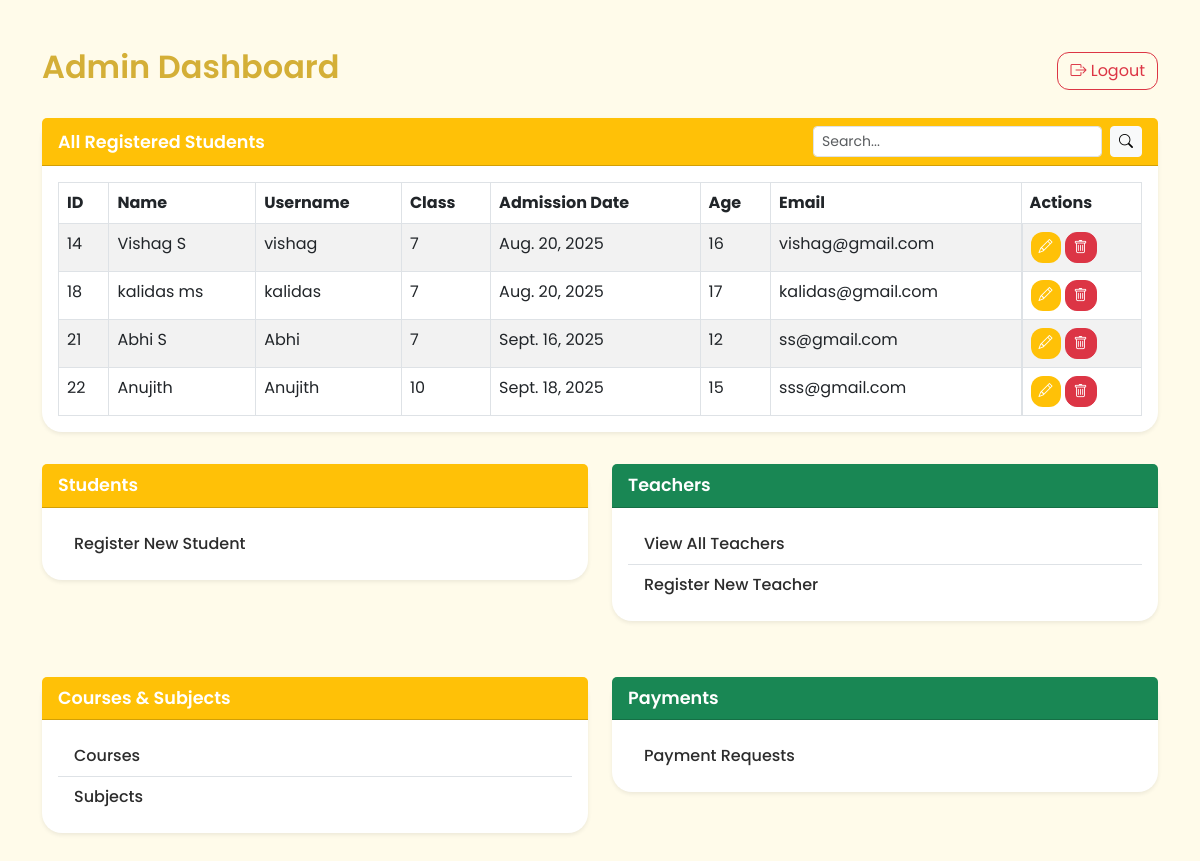
The page /students/admin-profile/ (signed in) on the database as committed earlier.
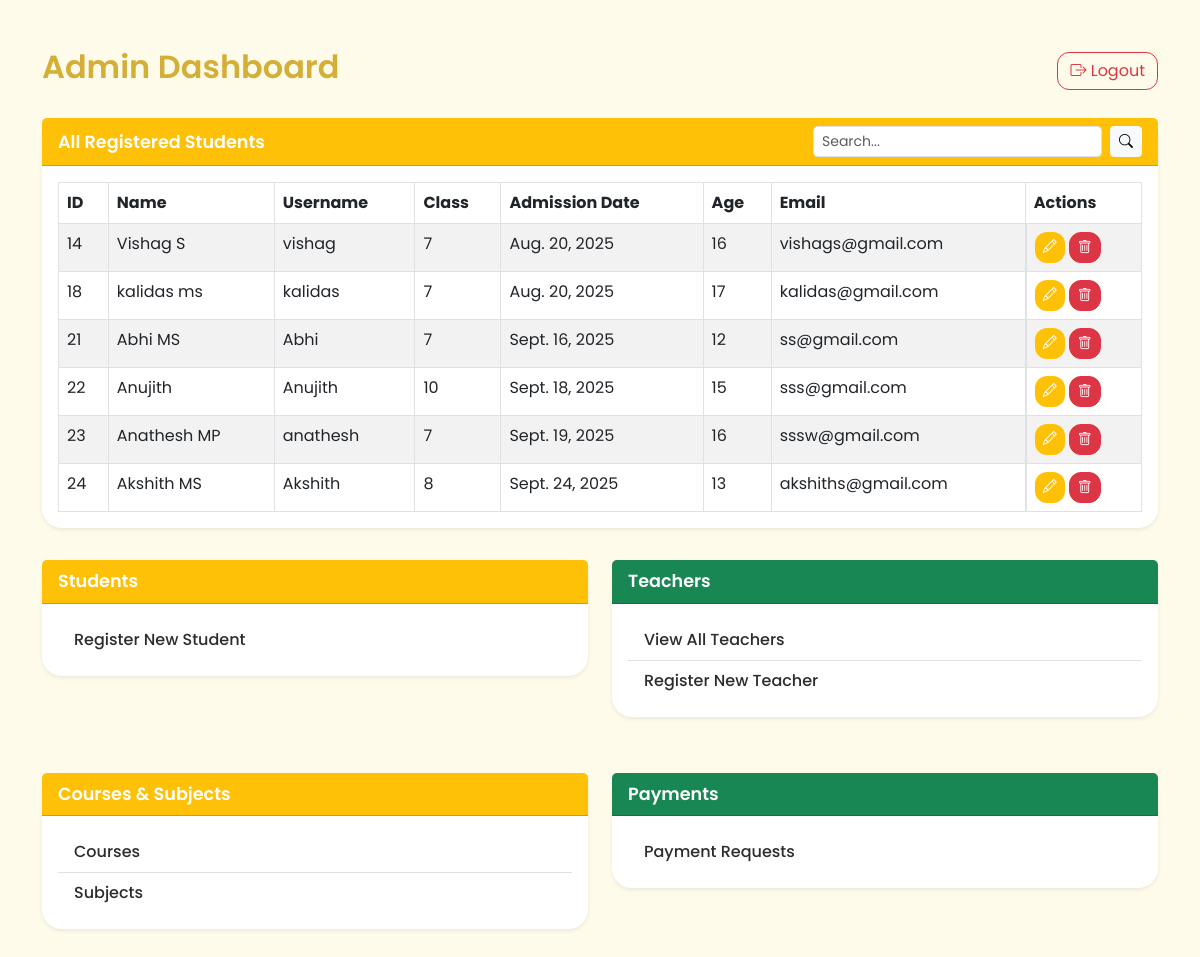
The same page on the database as committed later.
### myapp/models.py (models this page shows, shortened)
class StudentRegistration(models.Model):
    username = models.CharField(max_length=100)
    name = models.CharField(max_length=100, null=True)
    password = models.CharField(max_length=100)
    admission_date = models.DateField(default=timezone.now)
    age = models.IntegerField()
    email = models.EmailField()
    class_name = models.ForeignKey(Course, on_delete=models.CASCADE, related_name="students")

### cources/models.py (models this page shows)
class Course(models.Model):
    class_name = models.CharField(max_length=100)
    def __str__(self):
        return self.class_name

### myapp/views.py (the view, shortened to what this page needs)
# urls.py: path('admin-profile/', AdminProfileAPIView.as_view(), name='admin_profile'),
class AdminProfileAPIView(APIView):
    template_name = "admin_profile.html"
    def get(self, request):
        if request.session.get("superuser") != "admin":
            return render(request, self.template_name, {"students": []})
        query = request.GET.get("q", "")
        all_students = StudentRegistration.objects.all()
        return render(request, self.template_name, {"students": all_students})

### myapp/templates/admin_profile.html (shortened to what the changed rows need)
<!DOCTYPE html>
<html lang="en">
<head>
    <link href="https://cdn.jsdelivr.net/npm/bootstrap@5.3.0/dist/css/bootstrap.min.css" rel="stylesheet">
    <link rel="stylesheet" href="https://cdn.jsdelivr.net/npm/bootstrap-icons@1.10.5/font/bootstrap-icons.css">
</head>
<body>
<div class="container mt-5">
    <div class="d-flex justify-content-between align-items-center mb-4 top-bar">
        <h2>Admin Dashboard</h2>
    </div>
<div class="card shadow-sm">
    <div class="card-body table-responsive">
        <table class="table table-bordered table-striped mb-0">
            <thead>
                <tr>
                    <th>ID</th>
                    <th>Name</th>
                    <th>Username</th>
                    <th>Class</th>
                    <th>Admission Date</th>
                    <th>Age</th>
                    <th>Email</th>
                    <th>Actions</th>
                </tr>
            </thead>
            <tbody>
                {% for student in students %}
                <tr>
                    <td>{{ student.id }}</td>
                    <td>{{ student.name }}</td>
                    <td>{{ student.username }}</td>
                    <td>{{ student.class_name }}</td>
                    <td>{{ student.admission_date }}</td>
                    <td>{{ student.age }}</td>
                    <td>{{ student.email }}</td>
                    <td class="d-flex gap-1">
                        <a href="{% url 'edit_profile' student.id %}" class="btn btn-sm btn-warning">
                            <i class="bi bi-pencil"></i>
                        </a>
                        <a href="{% url 'delete_profile' student.id %}" class="btn btn-sm btn-danger"
                           onclick="return confirm('Are you sure?');">
                            <i class="bi bi-trash"></i>
                        </a>
                    </td>
                </tr>
                {% empty %}
                <tr>
                    <td colspan="8" class="text-center text-muted">No users found</td>
                </tr>
                {% endfor %}
            </tbody>
        </table>
    </div>
</div>
</div>
</body>
</html>

Rows that differ between the two databases and show on the page:
changed StudentRegistration "Vishag S": email "vishag@gmail.com" → "vishags@gmail.com"
changed StudentRegistration "Abhi": name "Abhi S" → "Abhi MS"
added StudentRegistration: id "23", name "Anathesh MP", username "anathesh", class_name "7", admission_date "Sept. 19, 2025", age "16", email "sssw@gmail.com"
added StudentRegistration: id "24", name "Akshith MS", username "Akshith", class_name "8", admission_date "Sept. 24, 2025", age "13", email "akshiths@gmail.com"
